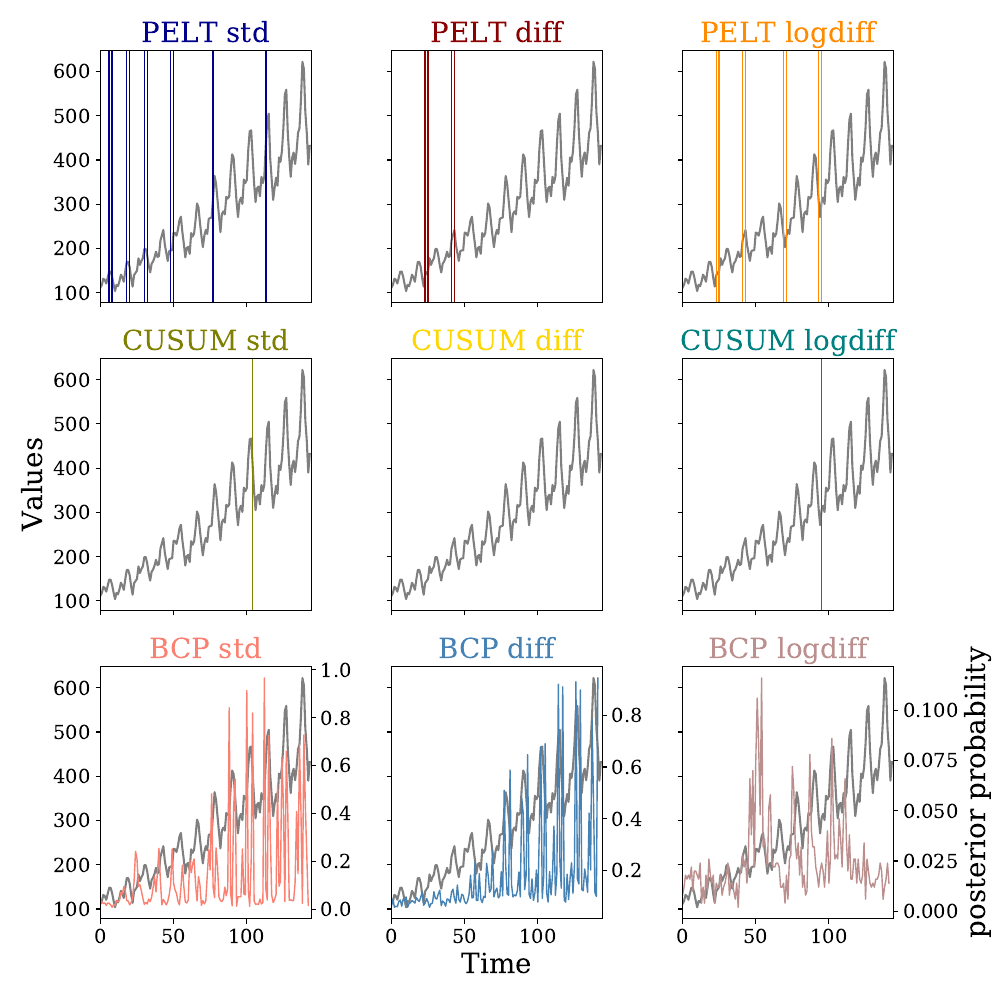

The script that saved this image:
import numpy as np
from PyChange import PyChange
from matplotlib import pyplot as plt
import csv
import matplotlib
import datetime
import pandas as pd

# plt.style.use('ggplot')
# plt.style.use('fivethirtyeight')
# plt.rc('text', usetex=True)
plt.rc('font', family='serif')
plt.rc('font', size=14)


if __name__ == "__main__":
    data = pd.read_csv('AirPassengers.csv')

    def dateparse(dates): return pd.datetime.strptime(dates, '%Y-%m')
    data = pd.read_csv('AirPassengers.csv', parse_dates=['Month'], index_col='Month', date_parser=dateparse)
    seq = data['#Passengers'].values.tolist()

    plt.xlabel('date [montly]', fontsize=18)
    plt.ylabel('Airline passengers [thousand]', fontsize=18)
    plt.plot(data, color='k')
    plt.tight_layout()
    plt.savefig('Airline_raw.pdf')
    plt.clf()

    f, ((ax1, ax2, ax7), (ax3, ax4, ax8), (ax5, ax6, ax9)) = plt.subplots(3, 3, sharex=True, sharey=True, figsize=(10, 10))

    axis = [ax1, ax2, ax7, ax3, ax4, ax8, ax5, ax6, ax9]
    methods = ['PELT', 'PELT', 'PELT', 'CUSUM', 'CUSUM', 'CUSUM', 'BCP', 'BCP', 'BCP']  # ['MaChaMP', 'PELT', 'WBS', 'SMUCE', 'E-Divise', 'BCP', 'Lepage', 'EWMA', 'Fpop']
    color = ['darkblue', 'darkred', 'darkorange', 'olive', 'gold', 'teal', 'salmon', 'steelblue', 'rosybrown']  # ['darkblue', 'darkred', 'darkorange', 'olive', 'gold', 'teal', 'salmon', 'steelblue', 'rosybrown']
    transformation = ['std', 'diff', 'logdiff', 'std', 'diff', 'logdiff', 'std', 'diff', 'logdiff']

    for a, m, c, t in zip(axis, methods, color, transformation):
        a.plot(seq, color='black', alpha=0.5)

        if m != 'none':
            loc = PyChange(seq, transform=t, method=m)
        else:
            loc = []
        print m, loc
        if len(loc) >= len(seq) - 5:
            ax_b = a.twinx()
            ax_b.plot(loc, color=c, linewidth=1)
            if t == 'logdiff':
                ax_b.set_ylabel('posterior probability', fontsize=20)
            ax_b.tick_params('y')
        else:
            for l in loc:
                a.axvline(l, color=c, linewidth=1)
        #a.set_title(r"$\texttt{" + m + "}$", fontsize=20, color=c)
        a.set_title(m + ' ' + t, fontsize=20, color=c)
    ax6.set_xlabel('Time', fontsize=20)
    ax3.set_ylabel('Values', fontsize=20)
    #ax1.set_xticks([100, 200, 300])
    ax1.set_xlim((0, len(seq)))
    plt.tight_layout()
    plt.savefig('Airline.pdf')
